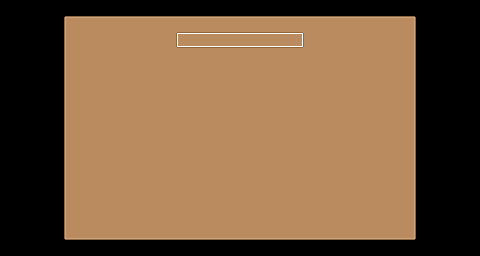

Rendered tile map (Tiled .tmx) drawn with the repository's tilesets; below, a short description and the full map source, tile grids included:
An orthogonal 30x16 tile map with 16x16 px tiles, 2 tile layers (Base, Info) and 2 objects.

<map version="1.5" tiledversion="1.7.2" orientation="orthogonal" renderorder="right-down" width="30" height="16" tilewidth="16" tileheight="16" infinite="0" nextlayerid="4" nextobjectid="5">
 <editorsettings>
  <export target="Assets/test/MenuTest.json" format="json" />
 </editorsettings>
 <properties>
  <property name="scale" type="float" value="4" />
 </properties>
 <tileset firstgid="1" name="roguelikeSheet_transparent" tilewidth="16" tileheight="16" spacing="1" tilecount="1767" columns="57">
  <image source="Assets/MegaMiner/roguelikeSheet_transparent.png" width="968" height="526" />
  <wangsets>
   <wangset name="Grounds" type="corner" tile="-1">
    <wangcolor name="Mud" color="#ff0000" tile="-1" probability="1" />
    <wangcolor name="Poison" color="#00ff00" tile="-1" probability="1" />
    <wangcolor name="Water" color="#0000ff" tile="-1" probability="1" />
    <wangcolor name="Lava" color="#ff7700" tile="-1" probability="1" />
    <wangcolor name="Stone" color="#00e9ff" tile="-1" probability="1" />
    <wangcolor name="Magic" color="#ff00d8" tile="-1" probability="1" />
    <wangcolor name="Sand" color="#ffff00" tile="-1" probability="1" />
    <wangtile tileid="2" wangid="0,0,0,3,0,0,0,0" />
    <wangtile tileid="3" wangid="0,0,0,3,0,3,0,0" />
    <wangtile tileid="4" wangid="0,0,0,0,0,3,0,0" />
    <wangtile tileid="57" wangid="0,3,0,0,0,3,0,3" />
    <wangtile tileid="58" wangid="0,3,0,3,0,0,0,3" />
    <wangtile tileid="59" wangid="0,3,0,3,0,0,0,0" />
    <wangtile tileid="60" wangid="0,3,0,3,0,3,0,3" />
    <wangtile tileid="61" wangid="0,0,0,0,0,3,0,3" />
    <wangtile tileid="114" wangid="0,0,0,3,0,3,0,3" />
    <wangtile tileid="115" wangid="0,3,0,3,0,3,0,0" />
    <wangtile tileid="116" wangid="0,3,0,0,0,0,0,0" />
    <wangtile tileid="117" wangid="0,3,0,0,0,0,0,3" />
    <wangtile tileid="118" wangid="0,0,0,0,0,0,0,3" />
    <wangtile tileid="518" wangid="0,1,0,0,0,1,0,1" />
    <wangtile tileid="519" wangid="0,1,0,1,0,0,0,1" />
    <wangtile tileid="520" wangid="0,0,0,1,0,0,0,0" />
    <wangtile tileid="521" wangid="0,0,0,1,0,1,0,0" />
    <wangtile tileid="522" wangid="0,0,0,0,0,1,0,0" />
    <wangtile tileid="575" wangid="0,0,0,1,0,1,0,1" />
    <wangtile tileid="576" wangid="0,1,0,1,0,1,0,0" />
    <wangtile tileid="577" wangid="0,1,0,1,0,0,0,0" />
    <wangtile tileid="578" wangid="0,1,0,1,0,1,0,1" />
    <wangtile tileid="579" wangid="0,0,0,0,0,1,0,1" />
    <wangtile tileid="634" wangid="0,1,0,0,0,0,0,0" />
    <wangtile tileid="635" wangid="0,1,0,0,0,0,0,1" />
    <wangtile tileid="636" wangid="0,0,0,0,0,0,0,1" />
    <wangtile tileid="855" wangid="0,2,0,0,0,2,0,2" />
    <wangtile tileid="856" wangid="0,2,0,2,0,0,0,2" />
    <wangtile tileid="857" wangid="0,0,0,2,0,0,0,0" />
    <wangtile tileid="858" wangid="0,0,0,2,0,2,0,0" />
    <wangtile tileid="859" wangid="0,0,0,0,0,2,0,0" />
    <wangtile tileid="860" wangid="0,5,0,0,0,5,0,5" />
    <wangtile tileid="861" wangid="0,5,0,5,0,0,0,5" />
    <wangtile tileid="862" wangid="0,0,0,5,0,0,0,0" />
    <wangtile tileid="863" wangid="0,0,0,5,0,5,0,0" />
    <wangtile tileid="864" wangid="0,0,0,0,0,5,0,0" />
    <wangtile tileid="912" wangid="0,0,0,2,0,2,0,2" />
    <wangtile tileid="913" wangid="0,2,0,2,0,2,0,0" />
    <wangtile tileid="914" wangid="0,2,0,2,0,0,0,0" />
    <wangtile tileid="915" wangid="0,2,0,2,0,2,0,2" />
    <wangtile tileid="916" wangid="0,0,0,0,0,2,0,2" />
    <wangtile tileid="917" wangid="0,0,0,5,0,5,0,5" />
    <wangtile tileid="918" wangid="0,5,0,5,0,5,0,0" />
    <wangtile tileid="919" wangid="0,5,0,5,0,0,0,0" />
    <wangtile tileid="920" wangid="0,5,0,5,0,5,0,5" />
    <wangtile tileid="921" wangid="0,0,0,0,0,5,0,5" />
    <wangtile tileid="971" wangid="0,2,0,0,0,0,0,0" />
    <wangtile tileid="972" wangid="0,2,0,0,0,0,0,2" />
    <wangtile tileid="973" wangid="0,0,0,0,0,0,0,2" />
    <wangtile tileid="976" wangid="0,5,0,0,0,0,0,0" />
    <wangtile tileid="977" wangid="0,5,0,0,0,0,0,5" />
    <wangtile tileid="978" wangid="0,0,0,0,0,0,0,5" />
    <wangtile tileid="1026" wangid="0,4,0,0,0,4,0,4" />
    <wangtile tileid="1027" wangid="0,4,0,4,0,0,0,4" />
    <wangtile tileid="1028" wangid="0,0,0,4,0,0,0,0" />
    <wangtile tileid="1029" wangid="0,0,0,4,0,4,0,0" />
    <wangtile tileid="1030" wangid="0,0,0,0,0,4,0,0" />
    <wangtile tileid="1083" wangid="0,0,0,4,0,4,0,4" />
    <wangtile tileid="1084" wangid="0,4,0,4,0,4,0,0" />
    <wangtile tileid="1085" wangid="0,4,0,4,0,0,0,0" />
    <wangtile tileid="1086" wangid="0,4,0,4,0,4,0,4" />
    <wangtile tileid="1087" wangid="0,0,0,0,0,4,0,4" />
    <wangtile tileid="1142" wangid="0,4,0,0,0,0,0,0" />
    <wangtile tileid="1143" wangid="0,4,0,0,0,0,0,4" />
    <wangtile tileid="1144" wangid="0,0,0,0,0,0,0,4" />
    <wangtile tileid="1197" wangid="0,6,0,0,0,6,0,6" />
    <wangtile tileid="1198" wangid="0,6,0,6,0,0,0,6" />
    <wangtile tileid="1199" wangid="0,0,0,6,0,0,0,0" />
    <wangtile tileid="1200" wangid="0,0,0,6,0,6,0,0" />
    <wangtile tileid="1201" wangid="0,0,0,0,0,6,0,0" />
    <wangtile tileid="1202" wangid="0,7,0,0,0,7,0,7" />
    <wangtile tileid="1203" wangid="0,7,0,7,0,0,0,7" />
    <wangtile tileid="1204" wangid="0,0,0,7,0,0,0,0" />
    <wangtile tileid="1205" wangid="0,0,0,7,0,7,0,0" />
    <wangtile tileid="1206" wangid="0,0,0,0,0,7,0,0" />
    <wangtile tileid="1254" wangid="0,0,0,6,0,6,0,6" />
    <wangtile tileid="1255" wangid="0,6,0,6,0,6,0,0" />
    <wangtile tileid="1256" wangid="0,6,0,6,0,0,0,0" />
    <wangtile tileid="1257" wangid="0,6,0,6,0,6,0,6" />
    <wangtile tileid="1258" wangid="0,0,0,0,0,6,0,6" />
    <wangtile tileid="1259" wangid="0,0,0,7,0,7,0,7" />
    <wangtile tileid="1260" wangid="0,7,0,7,0,7,0,0" />
    <wangtile tileid="1261" wangid="0,7,0,7,0,0,0,0" />
    <wangtile tileid="1262" wangid="0,7,0,7,0,7,0,7" />
    <wangtile tileid="1263" wangid="0,0,0,0,0,7,0,7" />
    <wangtile tileid="1313" wangid="0,6,0,0,0,0,0,0" />
    <wangtile tileid="1314" wangid="0,6,0,0,0,0,0,6" />
    <wangtile tileid="1315" wangid="0,0,0,0,0,0,0,6" />
    <wangtile tileid="1318" wangid="0,7,0,0,0,0,0,0" />
    <wangtile tileid="1319" wangid="0,7,0,0,0,0,0,7" />
    <wangtile tileid="1320" wangid="0,0,0,0,0,0,0,7" />
   </wangset>
   <wangset name="Paths" type="edge" tile="-1">
    <wangcolor name="Tracks" color="#ff0000" tile="-1" probability="1" />
    <wangcolor name="Stone" color="#00ff00" tile="-1" probability="1" />
    <wangcolor name="Dirt" color="#0000ff" tile="-1" probability="1" />
    <wangcolor name="Sand" color="#ff7700" tile="-1" probability="1" />
    <wangtile tileid="404" wangid="0,0,3,0,3,0,3,0" />
    <wangtile tileid="405" wangid="3,0,0,0,3,0,3,0" />
    <wangtile tileid="406" wangid="0,0,3,0,3,0,0,0" />
    <wangtile tileid="407" wangid="0,0,0,0,3,0,3,0" />
    <wangtile tileid="408" wangid="3,0,0,0,3,0,0,0" />
    <wangtile tileid="461" wangid="3,0,3,0,3,0,0,0" />
    <wangtile tileid="462" wangid="3,0,3,0,0,0,3,0" />
    <wangtile tileid="463" wangid="3,0,3,0,0,0,0,0" />
    <wangtile tileid="464" wangid="3,0,0,0,0,0,3,0" />
    <wangtile tileid="465" wangid="0,0,3,0,0,0,3,0" />
    <wangtile tileid="632" wangid="3,0,0,0,0,0,0,0" />
    <wangtile tileid="633" wangid="0,0,0,0,3,0,0,0" />
    <wangtile tileid="689" wangid="0,0,0,0,0,0,3,0" />
    <wangtile tileid="690" wangid="0,0,3,0,0,0,0,0" />
    <wangtile tileid="691" wangid="3,0,3,0,3,0,3,0" />
    <wangtile tileid="746" wangid="0,0,2,0,2,0,2,0" />
    <wangtile tileid="747" wangid="2,0,0,0,2,0,2,0" />
    <wangtile tileid="748" wangid="0,0,2,0,2,0,0,0" />
    <wangtile tileid="749" wangid="0,0,0,0,2,0,2,0" />
    <wangtile tileid="750" wangid="2,0,0,0,2,0,0,0" />
    <wangtile tileid="803" wangid="2,0,2,0,2,0,0,0" />
    <wangtile tileid="804" wangid="2,0,2,0,0,0,2,0" />
    <wangtile tileid="805" wangid="2,0,2,0,0,0,0,0" />
    <wangtile tileid="806" wangid="2,0,0,0,0,0,2,0" />
    <wangtile tileid="807" wangid="0,0,2,0,0,0,2,0" />
    <wangtile tileid="974" wangid="2,0,0,0,0,0,0,0" />
    <wangtile tileid="975" wangid="0,0,0,0,2,0,0,0" />
    <wangtile tileid="1031" wangid="0,0,0,0,0,0,2,0" />
    <wangtile tileid="1032" wangid="0,0,2,0,0,0,0,0" />
    <wangtile tileid="1033" wangid="2,0,2,0,2,0,2,0" />
    <wangtile tileid="1067" wangid="0,0,1,0,1,0,0,0" />
    <wangtile tileid="1068" wangid="0,0,0,0,1,0,1,0" />
    <wangtile tileid="1069" wangid="0,0,1,0,0,0,1,0" />
    <wangtile tileid="1071" wangid="0,0,1,0,1,0,0,0" />
    <wangtile tileid="1072" wangid="0,0,0,0,1,0,1,0" />
    <wangtile tileid="1073" wangid="0,0,1,0,1,0,1,0" />
    <wangtile tileid="1074" wangid="0,0,1,0,1,0,1,0" />
    <wangtile tileid="1088" wangid="0,0,4,0,4,0,4,0" />
    <wangtile tileid="1089" wangid="4,0,0,0,4,0,4,0" />
    <wangtile tileid="1090" wangid="0,0,4,0,4,0,0,0" />
    <wangtile tileid="1091" wangid="0,0,0,0,4,0,4,0" />
    <wangtile tileid="1092" wangid="4,0,0,0,4,0,0,0" />
    <wangtile tileid="1124" wangid="1,0,1,0,0,0,0,0" />
    <wangtile tileid="1125" wangid="1,0,0,0,0,0,1,0" />
    <wangtile tileid="1126" wangid="1,0,0,0,1,0,0,0" />
    <wangtile tileid="1128" wangid="1,0,1,0,0,0,0,0" />
    <wangtile tileid="1129" wangid="1,0,0,0,0,0,1,0" />
    <wangtile tileid="1130" wangid="1,0,1,0,0,0,1,0" />
    <wangtile tileid="1131" wangid="1,0,1,0,0,0,1,0" />
    <wangtile tileid="1145" wangid="4,0,4,0,4,0,0,0" />
    <wangtile tileid="1146" wangid="4,0,4,0,0,0,4,0" />
    <wangtile tileid="1147" wangid="4,0,4,0,0,0,0,0" />
    <wangtile tileid="1148" wangid="4,0,0,0,0,0,4,0" />
    <wangtile tileid="1149" wangid="0,0,4,0,0,0,4,0" />
    <wangtile tileid="1185" wangid="1,0,1,0,1,0,0,0" />
    <wangtile tileid="1186" wangid="1,0,0,0,1,0,1,0" />
    <wangtile tileid="1242" wangid="1,0,1,0,1,0,0,0" />
    <wangtile tileid="1243" wangid="1,0,0,0,1,0,1,0" />
    <wangtile tileid="1316" wangid="4,0,0,0,0,0,0,0" />
    <wangtile tileid="1317" wangid="0,0,0,0,4,0,0,0" />
    <wangtile tileid="1373" wangid="0,0,0,0,0,0,4,0" />
    <wangtile tileid="1374" wangid="0,0,4,0,0,0,0,0" />
    <wangtile tileid="1375" wangid="4,0,4,0,4,0,4,0" />
   </wangset>
  </wangsets>
 </tileset>
 <layer id="1" name="Base" width="30" height="16">
  <data encoding="csv">
0,0,0,0,0,0,0,0,0,0,0,0,0,0,0,0,0,0,0,0,0,0,0,0,0,0,0,0,0,0,
0,0,0,0,1426,1427,1427,1427,1427,1427,1427,1427,1427,1427,1427,1427,1427,1427,1427,1427,1427,1427,1427,1427,1427,1428,0,0,0,0,
0,0,0,0,1483,1484,1484,1484,1484,1484,1484,1484,1484,1484,1484,1484,1484,1484,1484,1484,1484,1484,1484,1484,1484,1485,0,0,0,0,
0,0,0,0,1483,1484,1484,1484,1484,1484,1484,1484,1484,1484,1484,1484,1484,1484,1484,1484,1484,1484,1484,1484,1484,1485,0,0,0,0,
0,0,0,0,1483,1484,1484,1484,1484,1484,1484,1484,1484,1484,1484,1484,1484,1484,1484,1484,1484,1484,1484,1484,1484,1485,0,0,0,0,
0,0,0,0,1483,1484,1484,1484,1484,1484,1484,1484,1484,1484,1484,1484,1484,1484,1484,1484,1484,1484,1484,1484,1484,1485,0,0,0,0,
0,0,0,0,1483,1484,1484,1484,1484,1484,1484,1484,1484,1484,1484,1484,1484,1484,1484,1484,1484,1484,1484,1484,1484,1485,0,0,0,0,
0,0,0,0,1483,1484,1484,1484,1484,1484,1484,1484,1484,1484,1484,1484,1484,1484,1484,1484,1484,1484,1484,1484,1484,1485,0,0,0,0,
0,0,0,0,1483,1484,1484,1484,1484,1484,1484,1484,1484,1484,1484,1484,1484,1484,1484,1484,1484,1484,1484,1484,1484,1485,0,0,0,0,
0,0,0,0,1483,1484,1484,1484,1484,1484,1484,1484,1484,1484,1484,1484,1484,1484,1484,1484,1484,1484,1484,1484,1484,1485,0,0,0,0,
0,0,0,0,1483,1484,1484,1484,1484,1484,1484,1484,1484,1484,1484,1484,1484,1484,1484,1484,1484,1484,1484,1484,1484,1485,0,0,0,0,
0,0,0,0,1483,1484,1484,1484,1484,1484,1484,1484,1484,1484,1484,1484,1484,1484,1484,1484,1484,1484,1484,1484,1484,1485,0,0,0,0,
0,0,0,0,1483,1484,1484,1484,1484,1484,1484,1484,1484,1484,1484,1484,1484,1484,1484,1484,1484,1484,1484,1484,1484,1485,0,0,0,0,
0,0,0,0,1483,1484,1484,1484,1484,1484,1484,1484,1484,1484,1484,1484,1484,1484,1484,1484,1484,1484,1484,1484,1484,1485,0,0,0,0,
0,0,0,0,1540,1541,1541,1541,1541,1541,1541,1541,1541,1541,1541,1541,1541,1541,1541,1541,1541,1541,1541,1541,1541,1542,0,0,0,0,
0,0,0,0,0,0,0,0,0,0,0,0,0,0,0,0,0,0,0,0,0,0,0,0,0,0,0,0,0,0
</data>
 </layer>
 <layer id="2" name="Info" width="30" height="16">
  <data encoding="csv">
0,0,0,0,0,0,0,0,0,0,0,0,0,0,0,0,0,0,0,0,0,0,0,0,0,0,0,0,0,0,
0,0,0,0,0,0,0,0,0,0,0,0,0,0,0,0,0,0,0,0,0,0,0,0,0,0,0,0,0,0,
0,0,0,0,0,0,0,0,0,0,0,1453,1454,1454,1454,1454,1454,1454,1455,0,0,0,0,0,0,0,0,0,0,0,
0,0,0,0,0,0,0,0,0,0,0,0,0,0,0,0,0,0,0,0,0,0,0,0,0,0,0,0,0,0,
0,0,0,0,0,0,0,0,0,0,0,0,0,0,0,0,0,0,0,0,0,0,0,0,0,0,0,0,0,0,
0,0,0,0,0,0,0,0,0,0,0,0,0,0,0,0,0,0,0,0,0,0,0,0,0,0,0,0,0,0,
0,0,0,0,0,0,0,0,0,0,0,0,0,0,0,0,0,0,0,0,0,0,0,0,0,0,0,0,0,0,
0,0,0,0,0,0,0,0,0,0,0,0,0,0,0,0,0,0,0,0,0,0,0,0,0,0,0,0,0,0,
0,0,0,0,0,0,0,0,0,0,0,0,0,0,0,0,0,0,0,0,0,0,0,0,0,0,0,0,0,0,
0,0,0,0,0,0,0,0,0,0,0,0,0,0,0,0,0,0,0,0,0,0,0,0,0,0,0,0,0,0,
0,0,0,0,0,0,0,0,0,0,0,0,0,0,0,0,0,0,0,0,0,0,0,0,0,0,0,0,0,0,
0,0,0,0,0,0,0,0,0,0,0,0,0,0,0,0,0,0,0,0,0,0,0,0,0,0,0,0,0,0,
0,0,0,0,0,0,0,0,0,0,0,0,0,0,0,0,0,0,0,0,0,0,0,0,0,0,0,0,0,0,
0,0,0,0,0,0,0,0,0,0,0,0,0,0,0,0,0,0,0,0,0,0,0,0,0,0,0,0,0,0,
0,0,0,0,0,0,0,0,0,0,0,0,0,0,0,0,0,0,0,0,0,0,0,0,0,0,0,0,0,0,
0,0,0,0,0,0,0,0,0,0,0,0,0,0,0,0,0,0,0,0,0,0,0,0,0,0,0,0,0,0
</data>
 </layer>
 <objectgroup id="3" name="Clickables">
  <object id="3" gid="17" x="206.191" y="135.582" width="48.978" height="43.3151">
   <properties>
    <property name="script" value="Games/test/StartGame.lua" />
   </properties>
  </object>
  <object id="4" gid="20" x="232.173" y="47.3071" width="16" height="16">
   <properties>
    <property name="script" value="Games/test/Title.lua" />
   </properties>
  </object>
 </objectgroup>
</map>
